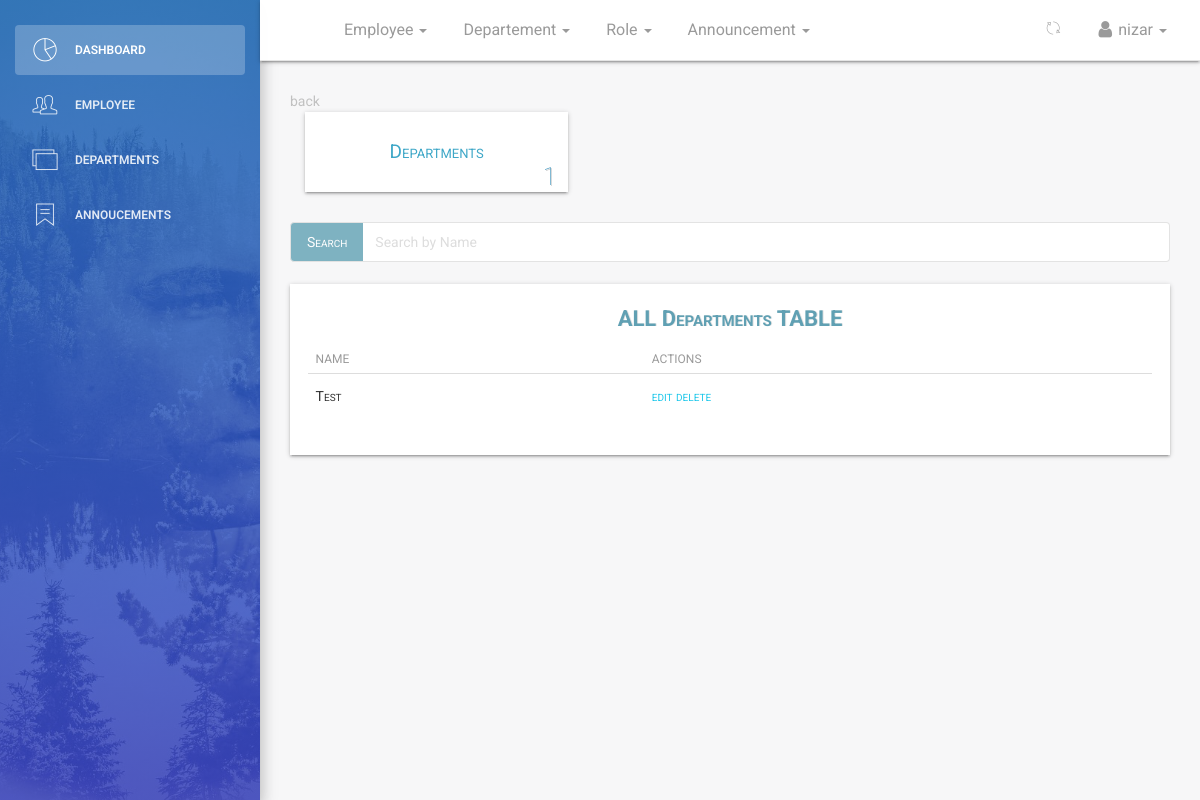
The page /dashboard/departments/all/ (signed in) on the database as committed earlier.
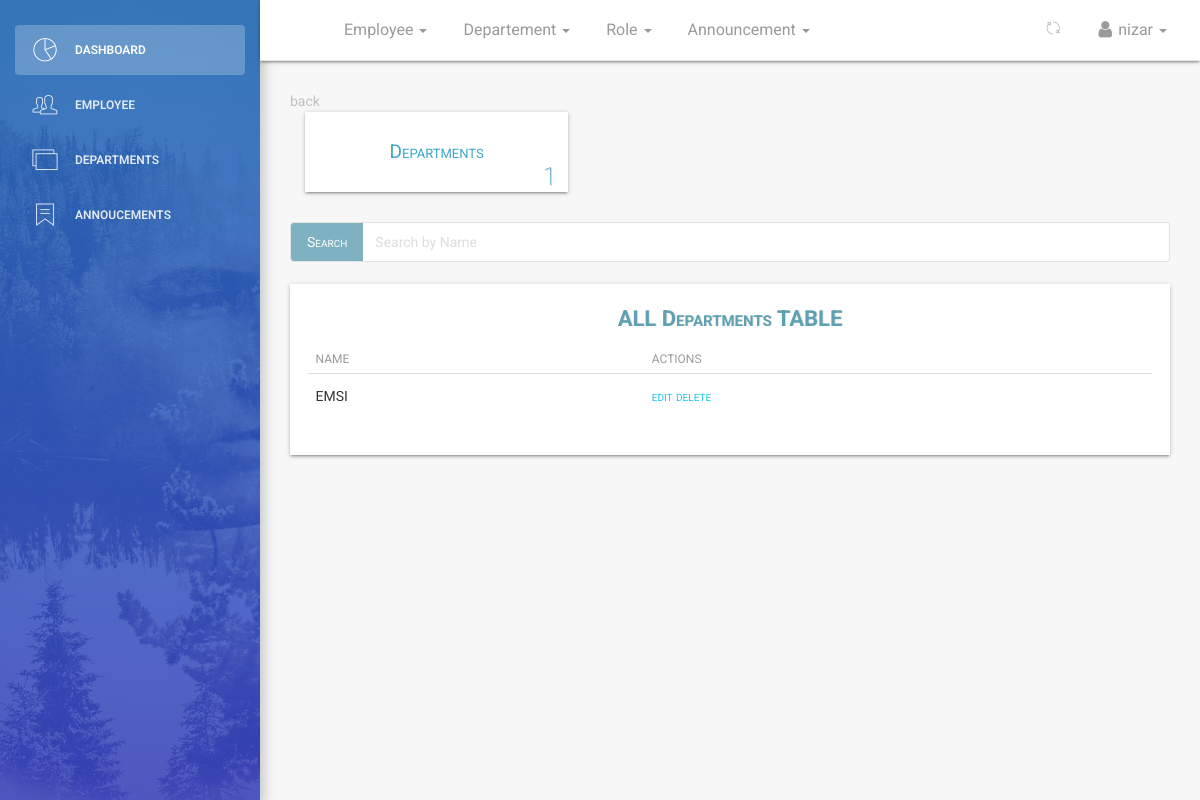
The same page on the database as committed later.
### employee/models.py (models this page shows, shortened)
class Department(models.Model):
    name = models.CharField(max_length=125)
    description = models.CharField(max_length=125, null=True, blank=True)
    created = models.DateTimeField(
        verbose_name=_('Created'), auto_now_add=True)
    updated = models.DateTimeField(verbose_name=_('Updated'), auto_now=True)
    class Meta:
        verbose_name = _('Department')
        verbose_name_plural = _('Departments')
        ordering = ['name', 'created']

### dashboard/views.py (the view)
# urls.py: path('departments/all/', views.dashboard_departments, name='departments'),
def dashboard_departments(request):
    if not (request.user.is_authenticated and request.user.is_superuser and request.user.is_staff):
        return redirect('/')
    dataset = dict()
    departments = Department.objects.all()
    query = request.GET.get('search')
    if query:
        departments = departments.filter(
            Q(name__icontains=query)
        )
    paginator = Paginator(departments, 10)  # show 10 employee lists per page
    page = request.GET.get('page')
    departments_paginated = paginator.get_page(page)
    dataset['department_list'] = departments_paginated
    dataset['title'] = 'departments'
    dataset['departments'] = Department.objects.all()
    return render(request, 'dashboard/departments.html', dataset)

### templates/dashboard/departments.html (shortened to what this page needs)
{% extends '_layout.html' %}
 {% block navheader %}
 	{% include 'includes/navheader_employee_app.html' %}
 {% endblock %}
 {% block content %}
        <section class="content">
            <section class="container-fluid">
            	<section class="row">
	            		<section class="col col-lg-12">
	            			<a href="{{request.META.HTTP_REFERER|escape}}" style="color:#c1c1c1;">back</a>
	            		</section>
            	</section>
            	   <section class="row">
                        <section class="col col-sm-8 offset-sm-2">
                        </section>
                    </section>
						<section class="row margin-bottom">
							<div class="container-fluid">
							<section class="col-lg-4 col-md-4 col-sm-12">
								<div class="leave-box sec-box">
									<a href="{% url 'dashboard:departments' %}">
									<span>Departments</span>
									</a>
									<span class="count-object deprt">{{ departments.count }}</span>
								</div>
							</section>
							</div>
						</section>
					<div class="row" style="margin-bottom: 2.2rem;margin-top: 3rem;">
					 <div class="">
					  <div class="col-lg-12">
					  	<form action="" method="GET">
						    <div class="input-group">
						      <span class="input-group-btn">
						        <button class="btn btn-default" id = "stylebutton" type="button">Search</button>
						      </span>
						      <input type="search" value="{{request.GET.search}}" name="search" class="form-control" placeholder="Search by Name">
						    </div>
					    </form>
					  </div>
					  </div>
					</div>
                	<div class="table-responsive table-shadow">
                		<div class="text-center table-description">
                			<h4 class="title-h3" style="color: #60a0b3 !important;
    						text-shadow: 1px 0px rgba(0,0,0,0.11)">ALL Departments TABLE</h4>
                		</div>
                		<table class="table">
							  <thead>
							    <tr>
							      <th scope="col">Name</th>
								  <th scope="col">Actions</th>
							    </tr>
							  </thead>
							  <tbody>
							  	{% for department in department_list %}
							    <tr>
							      <td>{{ department.name }}</td>
							      <td>
							        <a href="{% url 'dashboard:departmentedit' department.id %}">
							       	edit
							        </a>
									<a href="{% url 'dashboard:departmentdelete' department.id %}">
										delete
									 </a>
							      </td>
							    </tr>
							    {% endfor %}
							  </tbody>
						</table>
					</div>
            </section>
        </section>
 {% endblock %}

Rows that differ between the two databases and show on the page:
changed Department: name "Test" → "EMSI"
